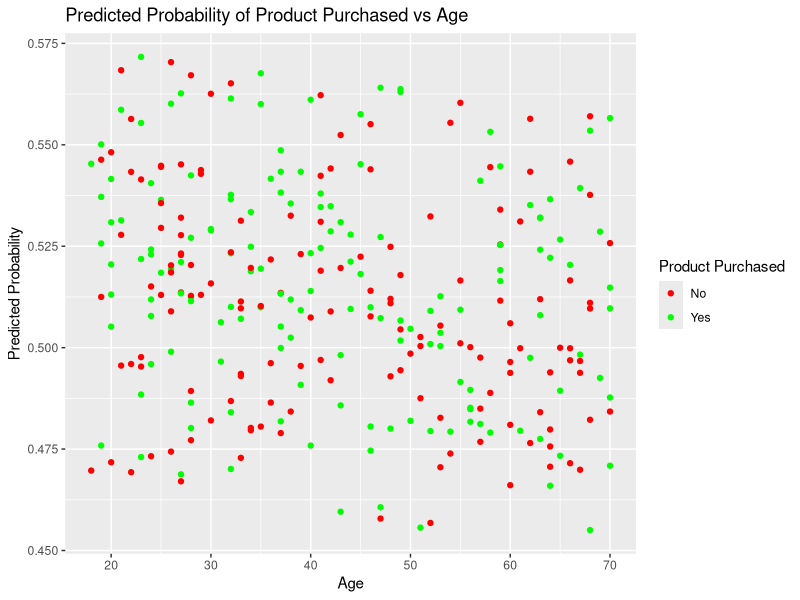

This chart was generated by the following R code:
library(ggplot2)
library(dplyr)
library(caTools)
set.seed(123)

customer_data <- data.frame(
  age = sample(18:70,1000,replace = TRUE),
  income = sample(20000:100000,1000,replace = TRUE),
  marital_status = sample(c("Single","Married","Divorced"),1000,replace = TRUE),
  product_purchased = sample(c(0,1),1000,replace = TRUE)
)

str(customer_data)

customer_data$marital_status <- as.factor(customer_data$marital_status)
customer_data$product_purchased <- as.factor(customer_data$product_purchased)

set.seed(123)

split=sample.split(customer_data$product_purchased,SplitRatio = 0.7)
train_data <- subset(customer_data,split==TRUE)
test_data <- subset(customer_data,split==FALSE)

logit_model <- glm(product_purchased ~ age+income+marital_status, data =train_data, family = binomial)
summary(logit_model)

predictions_prob <- predict(logit_model,newdata = test_data,type = "response")
predictions <- ifelse(predictions_prob >0.5 ,1,0)
conf_matrix <- table(Predicted = predictions,Actual = test_data$product_purchased)
print(conf_matrix)

accuracy<- sum(predictions==test_data$product_purchased)/nrow(test_data)
cat("Accuracy of Logistic Regression Model :",accuracy,"\n")

ggplot(test_data,aes(x=age,y = predictions_prob))+
  geom_point(aes(color=as.factor(product_purchased)),aplha=0.6)+
  labs(title = "Predicted Probability of Product Purchased vs Age",x="Age",y="Predicted Probability")+
  scale_color_manual(values = c("red","green"),name="Product Purchased",labels=c("No","Yes"))
